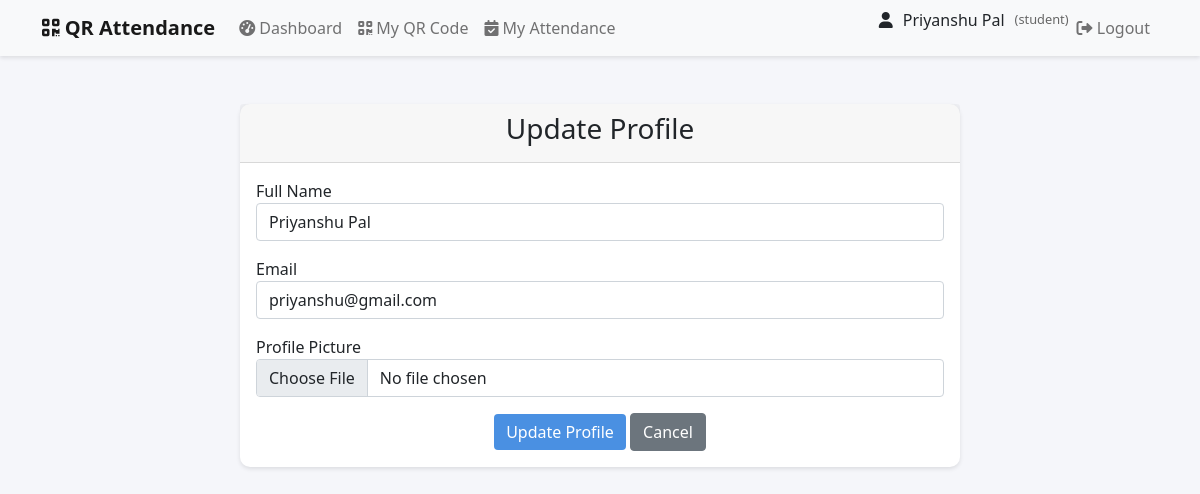
The app's page /update_profile (signed in) with its own data.
### app/models/user.py (models this page shows, shortened)
class User(UserMixin, db.Model):
    id = db.Column(db.Integer, primary_key=True)
    username = db.Column(db.String(64), unique=True, nullable=False)
    email = db.Column(db.String(120), unique=True, nullable=False)
    name = db.Column(db.String(64), nullable=False)
    password_hash = db.Column(db.String(128))
    role = db.Column(db.String(20), default='student')  # 'admin' or 'student'
    qr_code = db.Column(db.String(128))
    qr_code_created_at = db.Column(db.DateTime, default=datetime.utcnow)
    profile_picture = db.Column(db.String(128))
    email_notifications = db.Column(db.Boolean, default=True)
    attendance_reminders = db.Column(db.Boolean, default=True)
    weekly_reports = db.Column(db.Boolean, default=True)
    language = db.Column(db.String(10), default='en')
    timezone = db.Column(db.String(20), default='UTC')
    last_login = db.Column(db.DateTime)
    login_attempts = db.Column(db.Integer, default=0)
    account_locked_until = db.Column(db.DateTime)
    attendance_records = db.relationship('Attendance', backref='user', lazy='dynamic', cascade='all, delete-orphan')

### app/routes/main.py (the view, shortened to what this page needs)
@bp.route('/update_profile', methods=['GET', 'POST'])
@login_required
def update_profile():
    return render_template('update_profile.html')

### app/models/user.py (called while the page is built)
@login_manager.user_loader
def load_user(user_id):
    return User.query.get(int(user_id))

### app/templates/update_profile.html (shortened to what this page needs)
{% extends "base.html" %}
{% block content %}
<div class="container mt-5">
    <div class="row justify-content-center">
        <div class="col-md-8">
            <div class="card">
                <div class="card-header">
                    <h3 class="text-center">Update Profile</h3>
                </div>
                <div class="card-body">
                    <form method="POST" enctype="multipart/form-data">
                        <div class="form-group mb-3">
                            <label for="name">Full Name</label>
                            <input type="text" class="form-control" id="name" name="name" value="{{ current_user.name }}" required>
                        </div>
                        <div class="form-group mb-3">
                            <label for="email">Email</label>
                            <input type="email" class="form-control" id="email" name="email" value="{{ current_user.email }}" required>
                        </div>
                        <div class="form-group mb-3">
                            <label for="profile_picture">Profile Picture</label>
                            <input type="file" class="form-control" id="profile_picture" name="profile_picture" accept="image/*">
                        </div>
                        <div class="text-center">
                            <button type="submit" class="btn btn-primary">Update Profile</button>
                            <a href="{{ url_for('main.student_dashboard') }}" class="btn btn-secondary">Cancel</a>
                        </div>
                    </form>
                </div>
            </div>
        </div>
    </div>
</div>
{% endblock %}

### app/templates/base.html (shortened to what this page needs)
<!DOCTYPE html>
<html lang="en">
<head>
    <link href="https://cdn.jsdelivr.net/npm/bootstrap@5.1.3/dist/css/bootstrap.min.css" rel="stylesheet">
    <link href="https://cdnjs.cloudflare.com/ajax/libs/font-awesome/6.0.0/css/all.min.css" rel="stylesheet">
</head>
<body>
    <nav class="navbar navbar-expand-lg navbar-light bg-light">
        <div class="container">
            <a class="navbar-brand" href="{{ url_for('main.index') }}">
                <i class="fas fa-qrcode"></i> QR Attendance
            </a>
            <div class="collapse navbar-collapse" id="navbarNav">
                <ul class="navbar-nav me-auto">
                    {% if current_user.is_authenticated %}
                        {% if current_user.role == 'admin' %}
                            <li class="nav-item">
                                <a class="nav-link" href="{{ url_for('admin.admin_portal') }}">
                                    <i class="fas fa-user-shield"></i> Admin Portal
                                </a>
                            </li>
                            <li class="nav-item">
                                <a class="nav-link" href="{{ url_for('attendance.scan') }}">
                                    <i class="fas fa-qrcode"></i> Scan QR
                                </a>
                            </li>
                            <li class="nav-item">
                                <a class="nav-link" href="{{ url_for('attendance.attendance_report') }}">
                                    <i class="fas fa-chart-bar"></i> Reports
                                </a>
                            </li>
                        {% else %}
                            <li class="nav-item">
                                <a class="nav-link" href="{{ url_for('main.student_dashboard') }}">
                                    <i class="fas fa-tachometer-alt"></i> Dashboard
                                </a>
                            </li>
                            <li class="nav-item">
                                <a class="nav-link" href="{{ url_for('attendance.my_qr') }}">
                                    <i class="fas fa-qrcode"></i> My QR Code
                                </a>
                            </li>
                            <li class="nav-item">
                                <a class="nav-link" href="{{ url_for('main.my_attendance') }}">
                                    <i class="fas fa-calendar-check"></i> My Attendance
                                </a>
                            </li>
                        {% endif %}
                    {% endif %}
                </ul>
                <ul class="navbar-nav">
                    {% if current_user.is_authenticated %}
                        <li class="nav-item">
                            <div class="user-info">
                                <i class="fas fa-user"></i>
                                <span>{{ current_user.name }}</span>
                                <span class="user-role">({{ current_user.role }})</span>
                            </div>
                        </li>
                        <li class="nav-item">
                            <a class="nav-link" href="{{ url_for('auth.logout') }}">
                                <i class="fas fa-sign-out-alt"></i> Logout
                            </a>
                        </li>
                    {% endif %}
                </ul>
            </div>
        </div>
    </nav>
    <div class="container mt-4">
        {% block content %}{% endblock %}
    </div>
</body>
</html>

### app/templates/base.html (style rules this page uses)
:root { --primary-color: #4a90e2; --secondary-color: #f5f6fa; }
body { background-color: var(--secondary-color); font-family: 'Segoe UI', Tahoma, Geneva, Verdana, sans-serif; }
.navbar { background-color: white; box-shadow: 0 2px 4px rgba(0,0,0,0.1); }
.card { border: none; border-radius: 10px; box-shadow: 0 2px 4px rgba(0,0,0,0.1); transition: transform 0.2s; }
.btn-primary { background-color: var(--primary-color); border: none; }
.navbar-brand { font-weight: bold; }
.nav-link { color: #333; }
.user-info { display: flex; align-items: center; gap: 10px; }
.user-role { font-size: 0.8em; color: #666; }

### records on screen
User: name "Priyanshu Pal", role "student", email "priyanshu@gmail.com"
